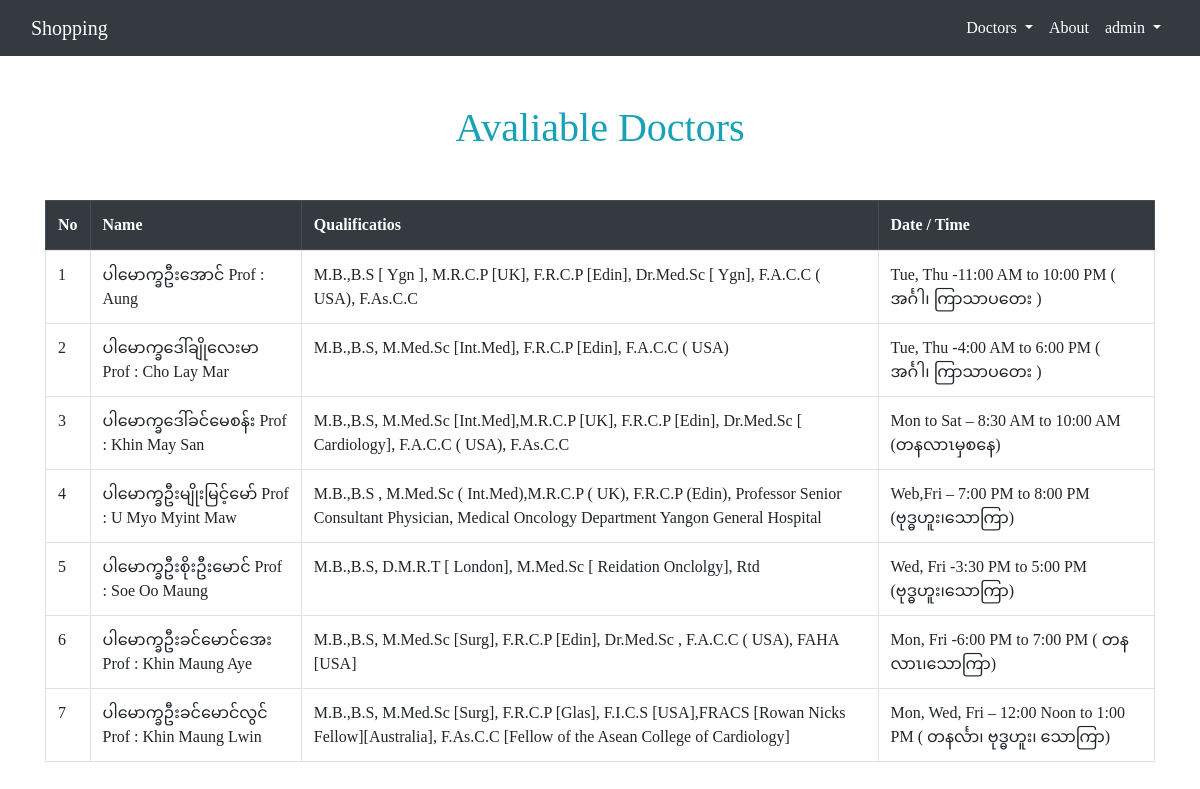
The app's page /doctor/doc/show/all (signed in) with its own data.
### doctor/models.py (models this page shows)
class Doctor(models.Model):
    name=models.CharField(max_length=150)
    quali=models.TextField()
    duty=models.TextField()
    category=models.IntegerField()

### doctor/views.py (the view)
# urls.py: path('doc/show/all',views.showDoctors,name="doctor-show-page"),
def showDoctors(request):
    docts=Doctor.objects.all()
    dict={
        "title":"Find A Doctor",
        "docts":docts
    }
    return render(request,"doctor/show_doctors.html",dict)

### doctor/templates/doctor/show_doctors.html
{% extends 'page/base.html' %}
{% block content %}
  <div class="container my-5">
      <h1 class="text-center text-info mb-5">Avaliable Doctors</h1>
        <table class="table table-bordered">
                <tr>
                    <thead class="thead-dark">
                        <th scope="col">No</th>
                        <th scope="col">Name</th>
                        <th scope="col">Qualificatios</th>
                        <th scope="col">Date / Time</th>
                    </thead>
                    <tbody>
                        {% for doct in docts %}
                            <tr>
                                <td>{{doct.id}}</td>
                                <td>{{doct.name}}</td>
                                <td>{{doct.quali}}</td>
                                <td>{{doct.duty}}</td>
                            </tr>
                        {% endfor %}
                    </tbody>
                </tr>
        </table>
  </div>
{% endblock %}

### page/templates/page/base.html (shortened to what this page needs)
{% load static %}
<!doctype html>
<html lang="en">
  <head>
    <link rel="stylesheet" href="https://stackpath.bootstrapcdn.com/bootstrap/4.4.1/css/bootstrap.min.css">
    <link rel="stylesheet" href="https://stackpath.bootstrapcdn.com/font-awesome/4.7.0/css/font-awesome.min.css">
     <link rel="stylesheet" href="{% static 'page/css/main.css' %}">
  </head>
  <body>
    <div class="container-fluid bg-dark">
        <nav class="navbar navbar-expand-lg navbar-light">
            <a class="navbar-brand text-white" href="#">Shopping</a>
            <div class="collapse navbar-collapse" id="navbarSupportedContent">
              <ul class="navbar-nav ml-auto">
                <li class="nav-item dropdown">
                  <a class="nav-link dropdown-toggle text-white" href="#" id="navbarDropdown" role="button" data-toggle="dropdown" aria-haspopup="true" aria-expanded="false">
                    Doctors
                  </a>
                </li>
                <li class="nav-item">
                  <a class="nav-link text-white" href="{% url 'about-page'%}">About</a>
                </li>
                <li class="nav-item dropdown">
                  <a class="nav-link dropdown-toggle text-white" href="#" id="navbarDropdown" role="button" data-toggle="dropdown" aria-haspopup="true" aria-expanded="false">
                    {% if user.is_authenticated %}
                        {{user.username}}
                    {% else %}
                        Member
                    {% endif %}
                  </a>
                </li>
              </ul>
            </div>
          </nav>
    </div>
    {% block content %}
    {% endblock %}
  </body>
</html>

### page/static/page/css/main.css (style rules this page uses)
* { font-family: Cambria, Cochin, Georgia, Times, 'Times New Roman', serif; }
h1 { color: red; }

### records on screen
Doctor: id "1", name "ပါမောက္ခဦးအောင် Prof : Aung", quali "M.B.,B.S [ Ygn ], M.R.C.P [UK], F.R.C.P [Edin], Dr.Med.Sc [ Ygn], F.A.C.C ( USA), F.As.C.C", duty "Tue, Thu -11:00 AM to 10:00 PM ( အင်္ဂါ၊ ကြာသာပတေး )"
Doctor: id "2", name "ပါမောက္ခဒေါ်ချိုလေးမာ Prof : Cho Lay Mar", quali "M.B.,B.S, M.Med.Sc [Int.Med], F.R.C.P [Edin], F.A.C.C ( USA)", duty "Tue, Thu -4:00 AM to 6:00 PM ( အင်္ဂါ၊ ကြာသာပတေး )"
Doctor: id "3", name "ပါမောက္ခဒေါ်ခင်မေစန်း Prof : Khin May San", quali "M.B.,B.S, M.Med.Sc [Int.Med],M.R.C.P [UK], F.R.C.P [Edin], Dr.Med.Sc [ Cardiology], F.A.C.C ( USA), F.As.C.C", duty "Mon to Sat – 8:30 AM to 10:00 AM (တနလာၤမှစနေ)"
Doctor: id "4", name "ပါမောက္ခဦးမျိုးမြင့်မော် Prof : U Myo Myint Maw", quali "M.B.,B.S , M.Med.Sc ( Int.Med),M.R.C.P ( UK), F.R.C.P (Edin), Professor Senior Consultant Physician, Medical Oncology Department Yangon General Hospital", duty "Web,Fri – 7:00 PM to 8:00 PM (ဗုဒ္ဓဟူး၊သောကြာ)"
Doctor: id "5", name "ပါမောက္ခဦးစိုးဦးမောင် Prof : Soe Oo Maung", quali "M.B.,B.S, D.M.R.T [ London], M.Med.Sc [ Reidation Onclolgy], Rtd", duty "Wed, Fri -3:30 PM to 5:00 PM (ဗုဒ္ဓဟူး၊သောကြာ)"
Doctor: id "6", name "ပါမောက္ခဦးခင်မောင်အေး Prof : Khin Maung Aye", quali "M.B.,B.S, M.Med.Sc [Surg], F.R.C.P [Edin], Dr.Med.Sc , F.A.C.C ( USA), FAHA [USA]", duty "Mon, Fri -6:00 PM to 7:00 PM ( တနလာၤ၊သောကြာ)"
Doctor: id "7", name "ပါမောက္ခဦးခင်မောင်လွင် Prof : Khin Maung Lwin", quali "M.B.,B.S, M.Med.Sc [Surg], F.R.C.P [Glas], F.I.C.S [USA],FRACS [Rowan Nicks Fellow][Australia], F.As.C.C [Fellow of the Asean College of Cardiology]", duty "Mon, Wed, Fri – 12:00 Noon to 1:00 PM ( တနင်္လာ၊ ဗုဒ္ဓဟူး၊ သောကြာ)"

### other values on screen
{{ user.username }} "admin"
